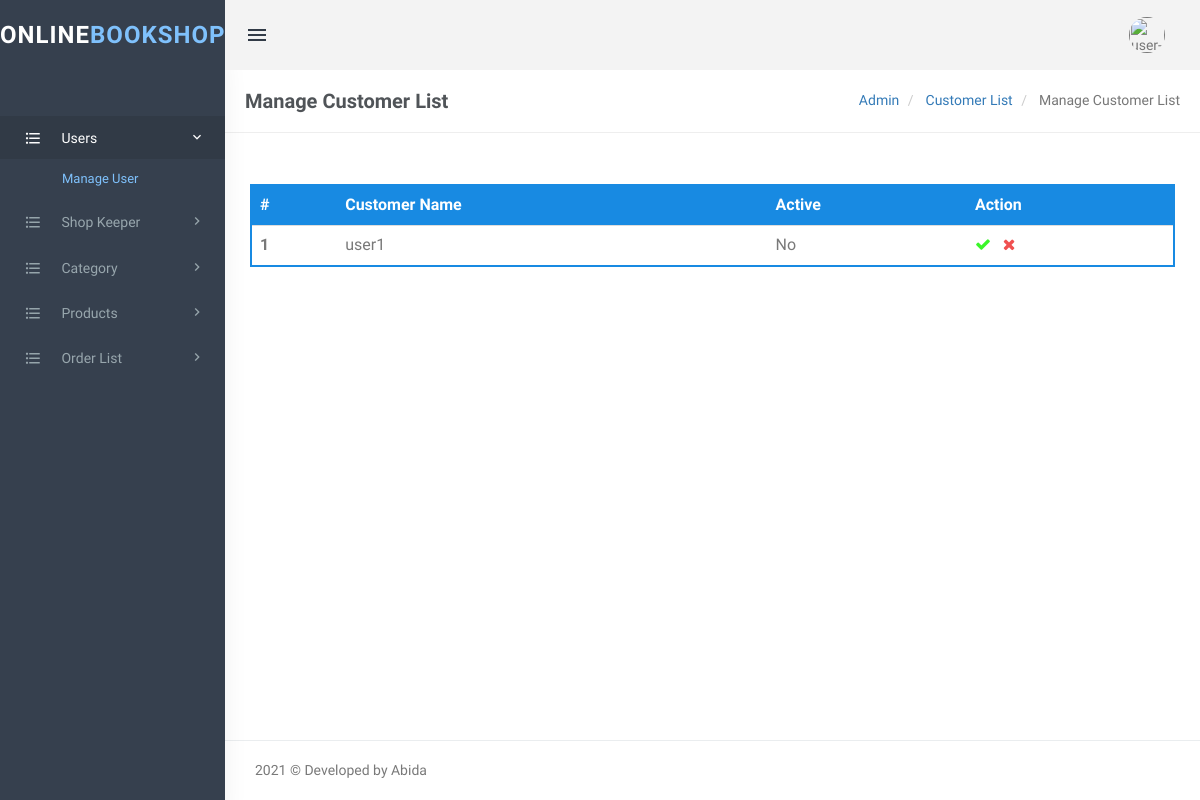
/View/admin/manage-Customer.php (signed in), run on an earlier commit of the app's database.
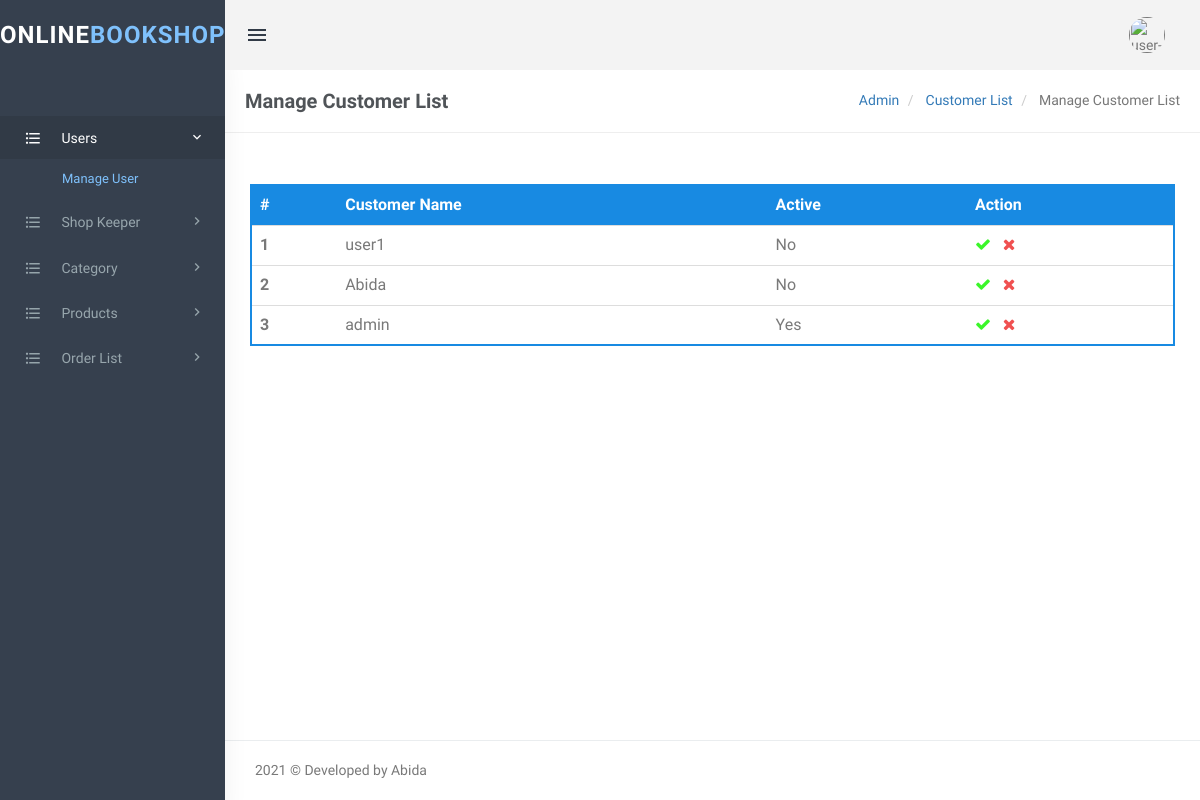
And on a later commit of the database.
### tables this page shows
CREATE TABLE `users` (
  `user_id` int(11) NOT NULL,
  `name` varchar(255) NOT NULL,
  `password` varchar(50) NOT NULL,
  `email` varchar(50) NOT NULL,
  `phone` varchar(15) NOT NULL,
  `added_on` timestamp NOT NULL DEFAULT current_timestamp(),
  `usertype` int(11) NOT NULL DEFAULT 0,
  `address` varchar(255) NOT NULL,
  `username` varchar(255) NOT NULL,
  `Is_Active` int(1) NOT NULL
);

### View/admin/manage-Customer.php (the view, shortened to what this page needs)
<?php
try{
    $conn=new PDO("mysql:host=localhost;dbname=bookdb;",'root','');
    $conn->setAttribute(PDO::ATTR_ERRMODE, PDO::ERRMODE_EXCEPTION);
}
catch(PDOException $e){
    echo "<script>window.alert('Database connection error');</script>";
}
if ((!isset($_SESSION['username'])) || isset($_GET['logout'])) {
    session_destroy();
    unset($_SESSION['username']);
    header("location: ../../login.php");
} else {
?>
    <!DOCTYPE html>
    <html lang="en">
    <head>
        <link href="assets/css/bootstrap.min.css" rel="stylesheet" type="text/css" />
        <link href="assets/css/core.css" rel="stylesheet" type="text/css" />
        <link href="assets/css/components.css" rel="stylesheet" type="text/css" />
        <link href="assets/css/icons.css" rel="stylesheet" type="text/css" />
        <link href="assets/css/pages.css" rel="stylesheet" type="text/css" />
        <link href="assets/css/menu.css" rel="stylesheet" type="text/css" />
        <link href="assets/css/responsive.css" rel="stylesheet" type="text/css" />
        <link rel="stylesheet" href="https://cdnjs.cloudflare.com/ajax/libs/switchery/0.8.2/switchery.css">
    </head>
    <body class="fixed-left">
        <div id="wrapper">
            <?php include('includes/topheader.php'); ?>
            <?php include('includes/leftsidebar.php'); ?>
            <div class="content-page">
                <div class="content">
                    <div class="container">
                        <div class="row">
                            <div class="col-xs-12">
                                <div class="page-title-box">
                                    <h4 class="page-title">Manage Customer List</h4>
                                    <ol class="breadcrumb p-0 m-0">
                                        <li>
                                            <a href="#">Admin</a>
                                        </li>
                                        <li>
                                            <a href="#">Customer List </a>
                                        </li>
                                        <li class="active">
                                            Manage Customer List
                                        </li>
                                    </ol>
                                    <div class="clearfix"></div>
                                </div>
                            </div>
                        </div>
                        <div class="row">
                            <div class="col-sm-6">
                            </div>
                            <div class="row">
                                <div class="col-md-12">
                                    <div class="demo-box m-t-20">
                                        <div class="table-responsive">
                                            <table class="table m-0 table-colored-bordered table-bordered-primary">
                                                <thead>
                                                    <tr>
                                                        <th>#</th>
                                                        <th>Customer Name</th>
                                                        <th>Active</th>
                                                        <th>Action</th>
                                                    </tr>
                                                </thead>
                                                <tbody>
                                                    <?php
                                                    try{
                                                        $sql= "Select * from users";
                                                        $cnt = 1;
                                                        $adminobject=$conn->query($sql);
                                                        $adminTab= $adminobject->fetchAll();
                                                        foreach($adminTab as $key){
                                                                    ?>
                                                                    <tr>
                                                                        <th scope="row"><?php echo htmlentities($cnt); ?></th>
                                                                        <td><?php echo $key[8]; ?></td>
                                                                        <td id="updateApprvVal<?php echo $key[9]; ?>">
                                                                        <?php
                                                                        if($key[9] == 0){
                                                                            echo 'No';
                                                                        }else {
                                                                            echo 'Yes';
                                                                        }
                                                                         ?></td>
                                                                        <td>
                                                                            <a style="cursor: pointer;" onclick="statusUpdate(1,<?php echo $key[0]; ?>)"><i class="fa fa-check" style="color: #3AF629;"></i></a>
                                                                            <a style="cursor: pointer;" onclick="statusUpdate(0,<?php echo $key[0]; ?>)"><i class="fa fa-times" style="color: #f05050"></i></a>
                                                                        </td>
                                                                    </tr>
                                                                    <?php
                                                        $cnt++;
                                                        }
                                                    }catch(PDOException $err){
                                                        echo $err;
                                                    }
                                                    ?>
                                                </tbody>
                                            </table>
                                        </div>
                                    </div>
                                </div>
                            </div>
                        </div>
                    </div>
                    <?php include('includes/footer.php'); ?>
                </div>
            </div>
    </body>
    </html>
<?php } ?>

### View/admin/includes/topheader.php (shortened to what this page needs)
<div class="topbar">
    <div class="topbar-left">
        <a href="index.php" class="logo"><span>Online<span>BookShop</span></span><i class="mdi mdi-layers"></i></a>
    </div>
    <div class="navbar navbar-default" role="navigation">
        <div class="container">
            <ul class="nav navbar-nav navbar-left">
                <li>
                    <button class="button-menu-mobile open-left waves-effect">
                        <i class="mdi mdi-menu"></i>
                    </button>
                </li>
            </ul>
            <ul class="nav navbar-nav navbar-right">
                <li class="dropdown user-box">
                    <a href="" class="dropdown-toggle waves-effect user-link" data-toggle="dropdown" aria-expanded="true">
                        <img src="assets/images/users/avatar-1.jpg" alt="user-img" class="img-circle user-img">
                    </a>
                </li>
            </ul>
        </div>
    </div>
</div>

### View/admin/includes/leftsidebar.php (shortened to what this page needs)
<div class="left side-menu">
    <div class="sidebar-inner slimscrollleft">
        <div id="sidebar-menu">
            <ul>
                <li class="menu-title"></li>
                <li class="has_sub" style="padding-top: 20px;">
                    <a href="javascript:void(0);" class="waves-effect"><i class="mdi mdi-format-list-bulleted"></i>
                        <span> Users </span> <span class="menu-arrow"></span></a>
                    <ul class="list-unstyled">
                        <li><a href="manage-Customer.php">Manage User</a></li>
                    </ul>
                </li>
                <li class="has_sub">
                    <a href="javascript:void(0);" class="waves-effect"><i class="mdi mdi-format-list-bulleted"></i>
                        <span> Shop Keeper </span> <span class="menu-arrow"></span></a>
                </li>
                <li class="has_sub">
                    <a href="javascript:void(0);" class="waves-effect"><i class="mdi mdi-format-list-bulleted"></i>
                        <span> Category </span> <span class="menu-arrow"></span></a>
                </li>
                <li class="has_sub">
                    <a href="javascript:void(0);" class="waves-effect"><i class="mdi mdi-format-list-bulleted"></i>
                        <span>Products </span> <span class="menu-arrow"></span></a>
                </li>
                <li class="has_sub">
                    <a href="javascript:void(0);" class="waves-effect"><i class="mdi mdi-format-list-bulleted"></i>
                        <span>Order List </span> <span class="menu-arrow"></span></a>
                </li>
            </ul>
        </div>
    </div>
</div>

### View/admin/includes/footer.php
<footer class="footer text-right">
    2021 © Developed by Abida
</footer>

### View/admin/assets/CSS/core.css (style rules this page uses)
body { font-family: 'Varela Round', sans-serif; margin: 0; padding-bottom: 60px; overflow-x: hidden; color: #797979; }
html { position: relative; min-height: 100%; }
.h1, .h2, .h3, .h4, .h5, .h6, h1, h2, h3, h4, h5, h6 { color: #505458; font-family: 'Hind Madurai', sans-serif; margin: 10px 0; }
* { outline: none !important; }
.container { width: auto; }
.footer { border-top: 1px solid rgba(152, 166, 173, 0.2); bottom: 0; text-align: left !important; padding: 19px 30px 20px; position: absolute; right: 0; left: 225px; }
#wrapper { height: 100%; overflow: hidden; width: 100%; }
.p-0 { padding: 0 !important; }
.m-0 { margin: 0 !important; }
.m-t-20 { margin-top: 20px !important; }
.row { margin-right: -10px; margin-left: -10px; }
.col-lg-1, .col-lg-10, .col-lg-11, .col-lg-12, .col-lg-2, .col-lg-3, .col-lg-4, .col-lg-5, .col-lg-6, .col-lg-7, .col-lg-8, .col-lg-9, .col-md-1, .col-md-10, .col-md-11, .col-md-12, .col-md-2, .col-md-3, .col-md-4, .col-md-5, .col-md-6, .col-md-7, .col-md-8, .col-md-9, .col-sm-1, .col-sm-10, .col-sm-11, .col-sm-12, .col-sm-2, .col-sm-3, .col-sm-4, .col-sm-5, .col-sm-6, .col-sm-7, .col-sm-8, .col-sm-9, .col-xs-1, .col-xs-10, .col-xs-11, .col-xs-12, .col-xs-2, .col-xs-3, .col-xs-4, .col-xs-5, .col-xs-6, .col-xs-7, .col-xs-8, .col-xs-9 { padding-left: 10px; padding-right: 10px; }
.breadcrumb { background-color: transparent; margin-bottom: 15px; padding-top: 10px; padding-left: 0; }
.waves-effect { position: relative; cursor: pointer; display: inline-block; overflow: hidden; -webkit-user-select: none; -moz-user-select: none; -ms-user-select: none; user-select: none; -webkit-tap-highlight-color: transparent; vertical-align: middle; z-index: 1; will-change: opacity, transform; -webkit-transition: all 0.3s ease-out; -moz-transition: all 0.3s ease-out; -o-transition: all 0.3s ease-out; -ms-transition: all 0.3s ease-out; transition: all 0.3s ease-out; }
.demo-box { padding: 10px 15px; }

What changed in the data, as far as the page shows it:
added users: username "Abida", Is_Active "No"
added users: username "admin", Is_Active "Yes"
